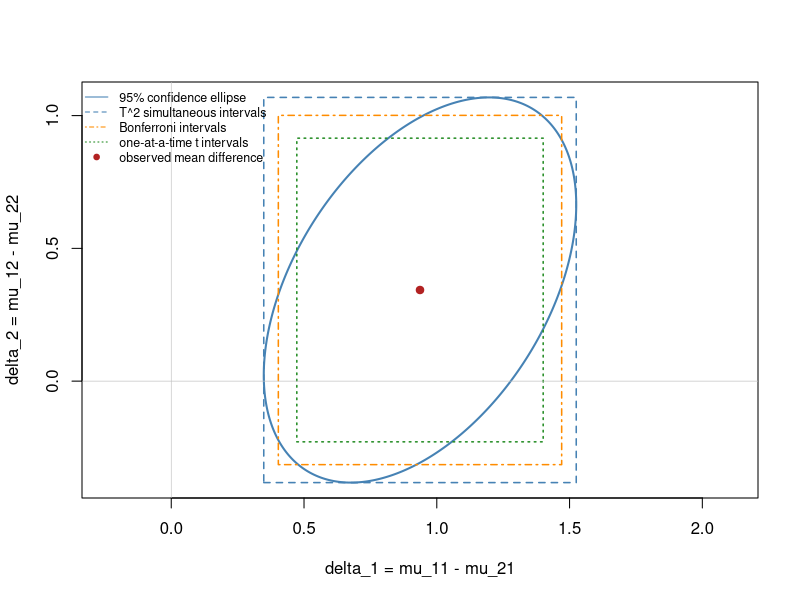

The R source for this figure:
# Two-sample T^2 confidence ellipse for mu1 - mu2 (p = 2), with T^2, Bonferroni and one-at-a-time intervals.
library(MASS)

set.seed(0)
p <- 2
n1 <- 30
n2 <- 25
alpha <- 0.05
Sigma <- matrix(c(1.0, 0.7, 0.7, 1.5), 2, 2)
x1 <- mvrnorm(n1, c(1.0, 0.5), Sigma)
x2 <- mvrnorm(n2, c(0.3, 0.2), Sigma)
d <- colMeans(x1) - colMeans(x2)
Sp <- ((n1 - 1) * cov(x1) + (n2 - 1) * cov(x2)) / (n1 + n2 - 2)
V <- (1 / n1 + 1 / n2) * Sp

df <- n1 + n2 - 2
c2 <- df * p / (df - p + 1) * qf(1 - alpha, p, df - p + 1)
c0 <- sqrt(c2)

# Hotelling's two-sample statistic for H0: mu1 = mu2.
T2 <- drop(t(d) %*% solve(V, d))
cat(sprintf("T^2 = %.3f, critical value = %.3f\n", T2, c2))

# Ellipse {delta : (d - delta)^T V^(-1) (d - delta) <= c^2}.
e <- eigen(V, symmetric = TRUE)
tt <- seq(0, 2 * pi, length.out = 400)
ell <- d + c0 * e$vectors %*% (sqrt(e$values) * rbind(cos(tt), sin(tt)))

se <- sqrt(diag(V))
half <- list(c0 * se, qt(1 - alpha / (2 * p), df) * se, qt(1 - alpha / 2, df) * se)
cols <- c("steelblue", "darkorange", "forestgreen")
ltys <- c(2, 4, 3)

plot(ell[1, ], ell[2, ], type = "l", lwd = 2, col = "steelblue", asp = 1,
     xlim = range(ell[1, ], d[1] + c(-1, 1) * half[[1]][1]),
     ylim = range(ell[2, ], d[2] + c(-1, 1) * half[[1]][2]),
     xlab = "delta_1 = mu_11 - mu_21", ylab = "delta_2 = mu_12 - mu_22")
for (i in 1:3) {
  rect(d[1] - half[[i]][1], d[2] - half[[i]][2], d[1] + half[[i]][1], d[2] + half[[i]][2],
       border = cols[i], lty = ltys[i], lwd = 1.5)
}
points(d[1], d[2], pch = 19, col = "firebrick")
abline(h = 0, v = 0, col = "gray", lwd = 0.6)
legend("topleft", bty = "n", cex = 0.75,
       legend = c("95% confidence ellipse", "T^2 simultaneous intervals", "Bonferroni intervals",
                  "one-at-a-time t intervals", "observed mean difference"),
       col = c("steelblue", cols, "firebrick"), lty = c(1, ltys, NA), pch = c(NA, NA, NA, NA, 19))
